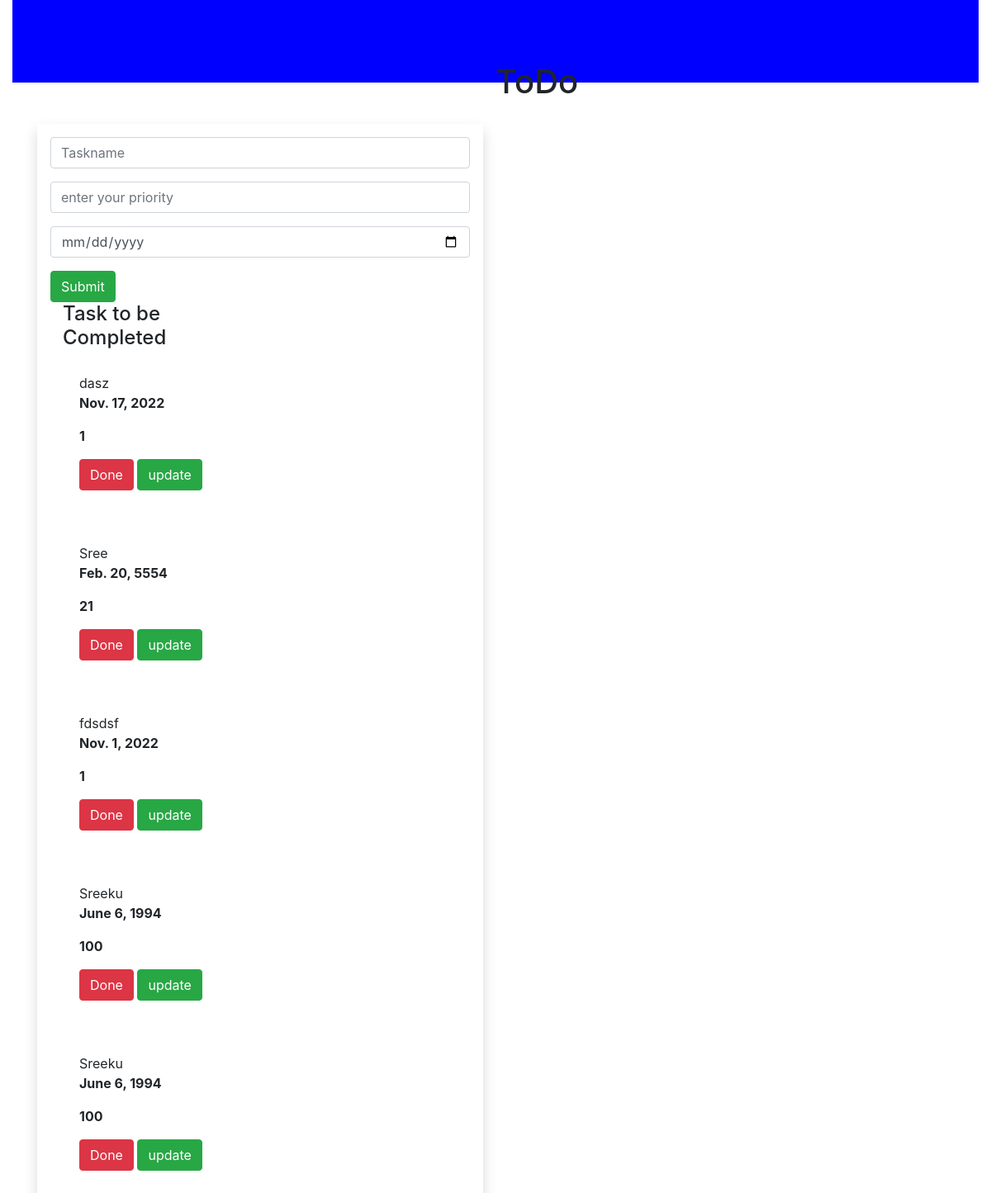
The page / on the database its author committed.
### todoapp/models.py (models this page shows, shortened)
class Task(models.Model):
    name=models.CharField(max_length=250)
    priority=models.IntegerField()
    date=models.DateField()

### todoapp/views.py (the view)
# urls.py: path('',views.home,name='home'),
def home(request):
    task1=Task.objects.all()
    if request.method=='POST':
        name=request.POST.get('task','')
        priority=request.POST.get('priority','')
        date=request.POST.get('date','')
        task=Task(name=name,priority=priority,date=date)
        task.save()
    return render(request,'home.html',{'task1':task1})

### template/home.html (shortened to what this page needs)
{% extends 'base.html' %}
{% block content %}
<div class="container-fluid">
    <div class="row">
        <div class="col-md-12">
            <div class="banner">
            <div class="banner-text">
                <h1>ToDo</h1>
        </div>
    </div>
</div>
<div class="container">
    <div class="row">
        <div class="col-md-6">
        <form method="POST" class="p-3 shadow">
            <div class="form-group">
        <input type="text" class="form-control" name="task" placeholder="Taskname">
</div>
<div class="form-group">
        <input type="text" class="form-control" name="priority" placeholder="enter your priority">
</div>
            <div class="form-group">
        <input type="date" class="form-control" name="date" placeholder="enter your priority">
            </div>
            <div>
                <input type="submit" class="btn btn-success">
        </div>
        <div class="col-md-6">
            <h4>Task to be Completed</h4>
            {% for i in task1 %}
            <div class="shadow-card">
                <div class="card-body"
                     <h5 class="card-title">{{i.name}}</h5>
                      <p><b>{{i.date}}</b></p>
                <p><b>{{i.priority}}</b></p>
                <a class="btn btn-danger" href="{% url 'delete' i.id%}">Done</a>
                <a class="btn btn-success" href="{% url 'update' i.id%}">update</a>
            </div>
        </div>
        <br>
        {% endfor %}
    </div>
</div>
{% endblock %}

### template/base.html (shortened to what this page needs)
{% load static %}
<!DOCTYPE html>
<html lang="en">
<head>
<link rel="stylesheet" href="https://cdn.jsdelivr.net/npm/bootstrap@4.6.2/dist/css/bootstrap.min.css">
<link rel="stylesheet" href="{% static 'style.css'%}">
</head>
<body>
{% block content %}
{% endblock %}
</body>
</html>

### static/style.css (style rules this page uses)
.banner { background-color: blue; width :100%; height:100px; margin-bottom:50px; }
.banner-text { top:50%; left:50%; position:absolute; transform:transform; }

### rows shown on the page
Task: name "dasz", date "Nov. 17, 2022", priority "1"
Task: name "Sree", date "Feb. 20, 5554", priority "21"
Task: name "fdsdsf", date "Nov. 1, 2022", priority "1"
Task: name "Sreeku", date "June 6, 1994", priority "100"
Task: name "Sreeku", date "June 6, 1994", priority "100"
